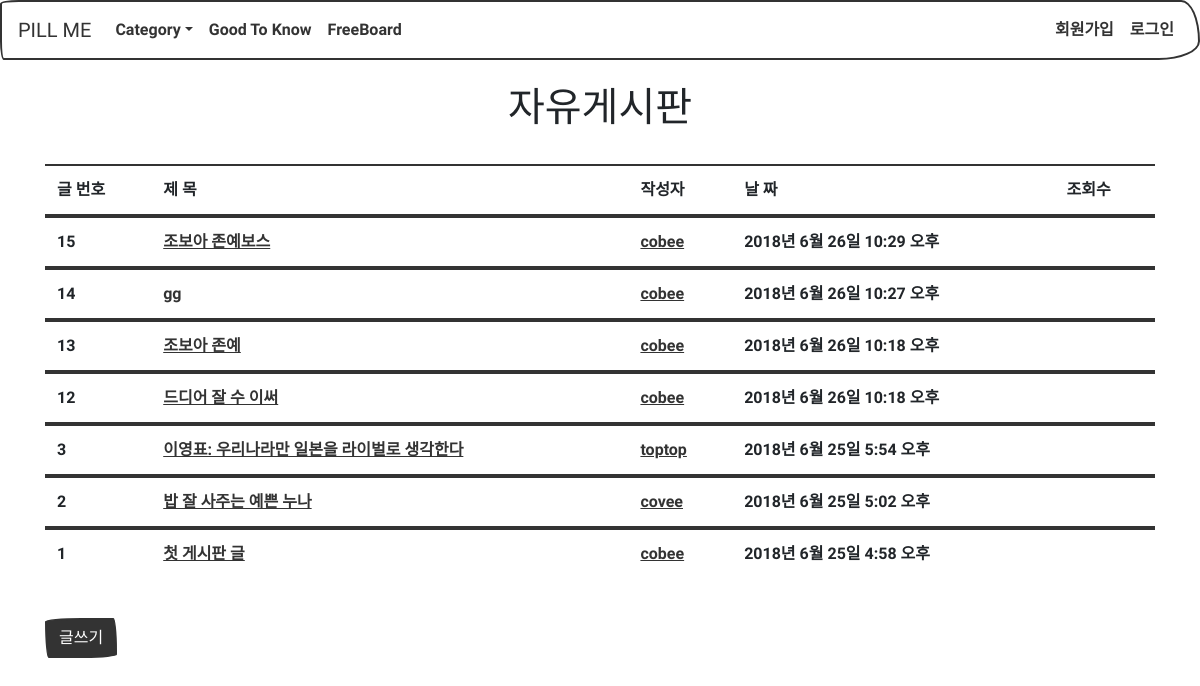
Page /freeboard/ on the earlier database version.
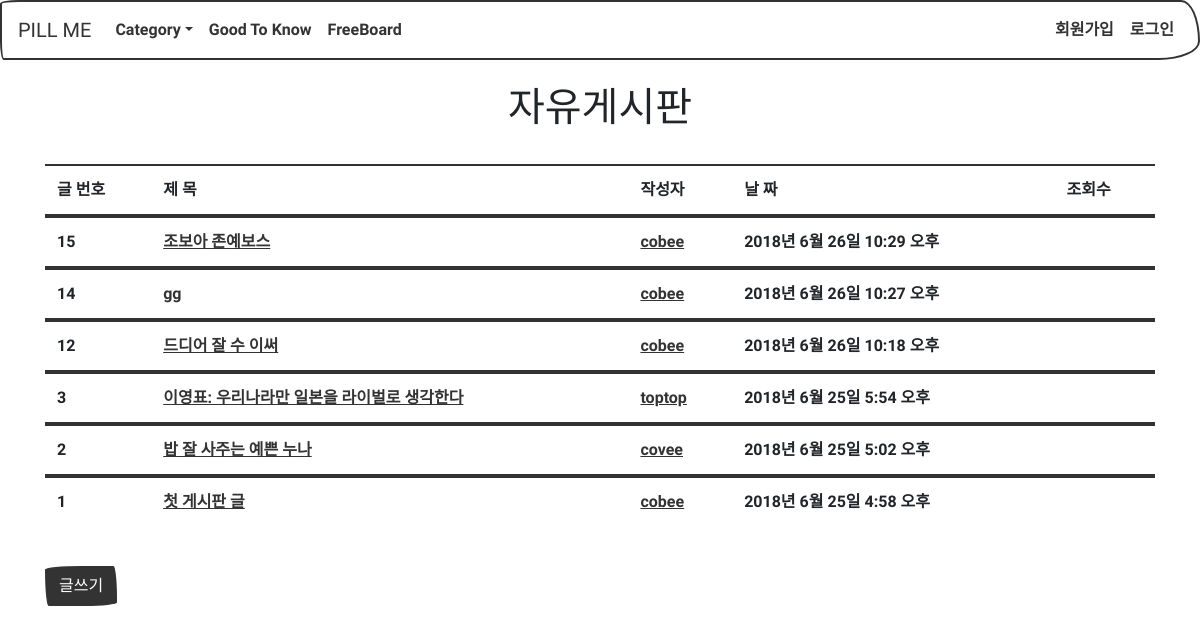
Same page on the later database version.
### posts/models.py (models this page shows, shortened)
class Post(models.Model, HitCountMixin):
	title		= models.CharField(max_length=50, blank=False)
	author		= models.ForeignKey(settings.AUTH_USER_MODEL, null=False)
	content		= models.TextField(max_length=5000, blank=False, null=False)
	files		= models.FileField(null=True, blank=True, upload_to='upload_images/posts/%Y/%m/%d')
	images		= models.ImageField(null=True, blank=True, upload_to='upload_images/posts/%Y/%m/%d')
	timestamp 	= models.DateTimeField(auto_now_add=True)
	hit_count 	= GenericRelation(HitCount, object_id_field='object_pk',
											related_query_name='hit_count_generic_relation')
	class Meta:
		ordering = ['-id']

### posts/views.py (the view)
class PostListView(ListView):
	model = Post
	template_name = 'posts/post_list.html'

### posts/templates/posts/post_list.html (shortened to what this page needs)
{% extends "base.html" %}
{% block content %}
<br/>
<h1 style="text-align: center;">자유게시판</h1>
<div class="container">
    <form method="POST">
        <table class="table table-striped table-hover">
            <thead>
                <tr>
                    <th>글 번호</th>
                    <th>제  목</th>
                    <th>작성자</th>
                    <th>날 짜</th>
                    <th>조회수</th>
                </tr>
            </thead>
            {% load hitcount_tags %}
            {% for post in object_list %}
	            <tbody>
	                    <tr>
	                        <td>{{ post.id }}</td>
	                        <td><a href="{% url 'freeboard:post_detail' post.pk %}">{{ post.title }}</a></td>
	                        <td><a href="{% url 'profiles:user_profile' post.author.pk %}">{{ post.author }}</a></td>
	                        <td>{{ post.timestamp }}</td>
	                        <td>{% get_hit_count for post %}</td>
	                    </tr>
	            </tbody>
            {% endfor %}
        </table>
        <br/>
        <div>
            <a href='{% url "freeboard:post_create" %}' class="btn btn-primary">글쓰기</a>
        </div>
    </form>
</div>
{% endblock %}

Differences in the rows shown:
removed Post: id "13", title "조보아 존예", author "cobee", timestamp "2018년 6월 26일 10:18 오후"
